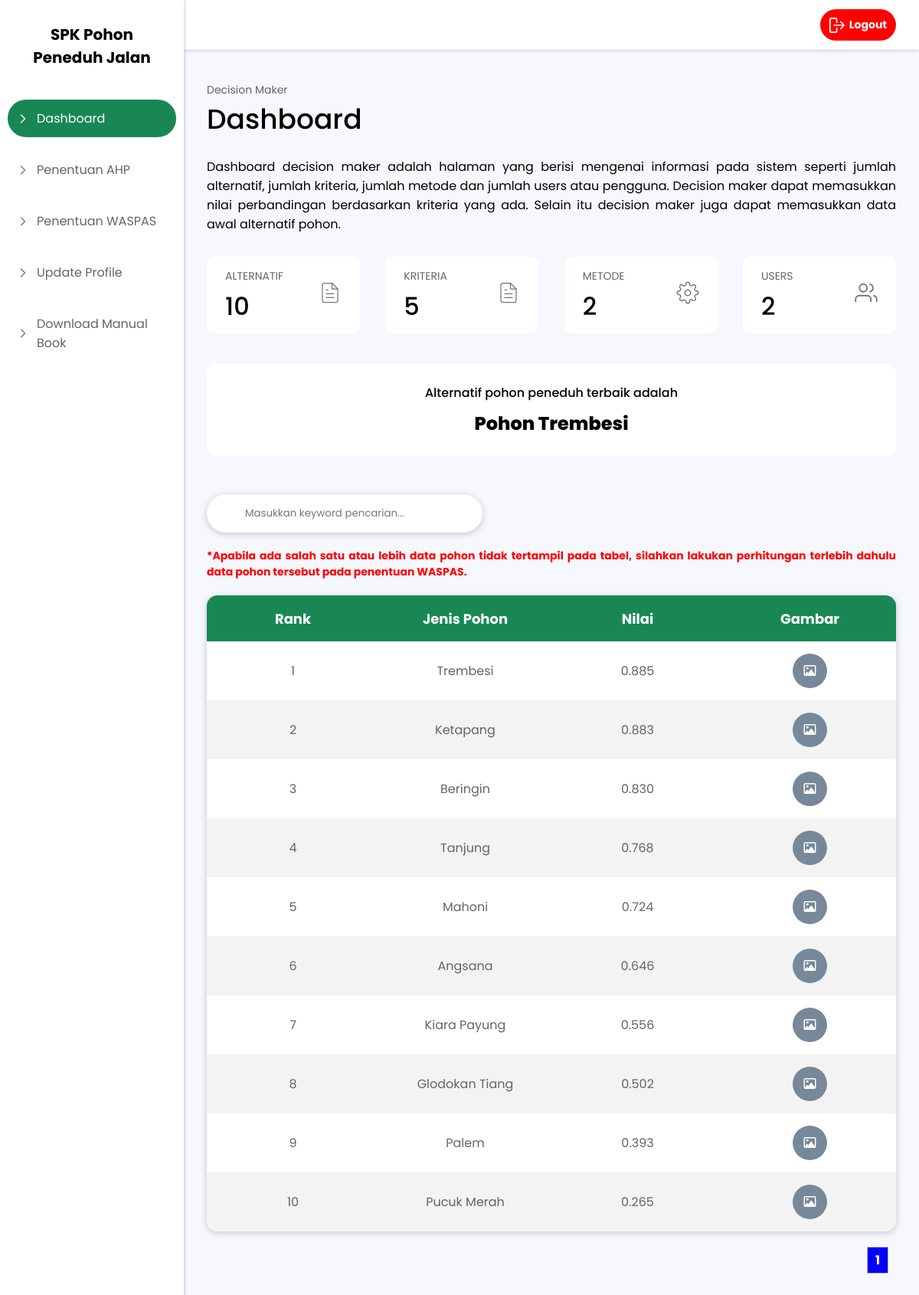
/php/decisionmaker/index.php (signed in), run on the app's committed database.
### tables this page shows
CREATE TABLE `pohon` (
  `id_pohon` int(11) NOT NULL,
  `jenis_pohon` varchar(255) DEFAULT NULL,
  `nama_latin` varchar(255) DEFAULT NULL,
  `gambar` varchar(255) DEFAULT NULL
);

CREATE TABLE `nilai_preferensi` (
  `id` int(11) NOT NULL,
  `pohon_id` int(11) DEFAULT NULL,
  `nilai` float DEFAULT NULL,
  `peringkat` int(11) DEFAULT NULL
);

### php/config/functions.php (called while the page is built, shortened)
<?php
require 'connection.php';
function query($query)
{
    global $conn;
    $result = mysqli_query($conn, $query);
    $rows = [];
    while ($row = mysqli_fetch_assoc($result)) {
        $rows[] = $row;
    }
    return $rows;
}
function countAlternatif()
{
    $data = query("SELECT COUNT(*) AS totalPohon FROM pohon")[0];
    return $data;
}
function countKriteria()
{
    $data = query("SELECT COUNT(*) AS totalKriteria FROM kriteria")[0];
    return $data;
}
function countUser()
{
    $data = query("SELECT COUNT(*) AS totalUser FROM users")[0];
    return $data;
}

### php/decisionmaker/index.php (the view, shortened to what this page needs)
<?php
require '../config/functions.php';
$jumlahDataPerHalaman = 10;
$jumlahData = count(query("SELECT * FROM nilai_preferensi"));
$jumlahHalaman = ceil($jumlahData / $jumlahDataPerHalaman);
$halamanAktif = (isset($_GET["halaman"])) ? $_GET["halaman"] : 1;
$awalData = ($jumlahDataPerHalaman * $halamanAktif) - $jumlahDataPerHalaman;
$pohon = query("SELECT pohon.jenis_pohon, pohon.gambar, nilai_preferensi.nilai, nilai_preferensi.peringkat FROM pohon, nilai_preferensi WHERE
            nilai_preferensi.pohon_id = pohon.id_pohon AND
            (jenis_pohon LIKE '%$keyword%' OR
            nama_latin LIKE '%$keyword%')
            ORDER BY nilai_preferensi.peringkat ASC
            LIMIT $awalData, $jumlahDataPerHalaman");
?>
<!DOCTYPE html>
<html lang="en">
<head>
    <link rel="stylesheet" href="https://cdnjs.cloudflare.com/ajax/libs/font-awesome/6.0.0/css/all.min.css">
    <link rel=" stylesheet" href="https://unpkg.com/aos@next/dist/aos.css" />
    <link rel="stylesheet" href="../../css/styleUser.css">
</head>
<body>
    <div class="area">
        <div class="sidebar">
            <div class="title">
                <h4>SPK Pohon Peneduh Jalan</h4>
            </div>
            <div class="list">
                <ul>
                    <li><a href="index.php" class="anc active"><img src="../../img/chevron-right.svg" alt="" class="on">Dashboard</a></li>
                    <li><a href="penentuanAHP.php" class="anc"><img src="../../img/chevron-right.svg" alt="" class="icon">Penentuan AHP</a></li>
                    <li><a href="penentuanWASPAS.php" class="anc"><img src="../../img/chevron-right.svg" alt="" class="icon">Penentuan WASPAS</a></li>
                    <li><a href="updateProfile.php" class="anc"><img src="../../img/chevron-right.svg" alt="" class="icon">Update Profile</a></li>
                    <li><a href="../../downloadPDF.php?path=MANUAL_BOOK_SPK_POHON.pdf" class="anc"><img src="../../img/chevron-right.svg" alt="" class="icon">Download Manual Book</a></li>
                </ul>
            </div>
        </div>
        <div class="content">
            <div class="navbar">
                <div class="home">
                    <a href="../logout.php">
                        <button>
                            <img src="../../img/sign-out-alt.svg" alt="">Logout
                        </button>
                    </a>
                </div>
            </div>
            <div class="header">
                <div class="title">
                    <label for="">Decision Maker</label>
                    <h2>Dashboard</h2>
                </div>
            </div>
            <div class="detail">
                <div class="detail-one">
                    <div class="detail-two">
                        <p>
                            Dashboard decision maker adalah halaman yang berisi mengenai informasi pada sistem seperti jumlah alternatif,
                            jumlah kriteria, jumlah metode dan jumlah users atau pengguna.
                            Decision maker dapat memasukkan nilai perbandingan berdasarkan kriteria yang ada. Selain itu
                            decision maker juga dapat memasukkan data awal alternatif pohon.
                        </p>
                    </div>
                    <div class="detail-three">
                        <div class="data alternatif">
                            <div class="title">
                                <label for="">ALTERNATIF</label>
                                <?php $countAlternatif = countAlternatif(); ?>
                                <h4><?= $countAlternatif["totalPohon"]; ?></h4>
                            </div>
                            <div class="logo">
                                <img src="../../img/file-text.svg" alt="">
                            </div>
                        </div>
                        <div class="data kriteria">
                            <div class="title">
                                <label for="">KRITERIA</label>
                                <?php $countKriteria = countKriteria(); ?>
                                <h4><?= $countKriteria["totalKriteria"]; ?></h4>
                            </div>
                            <div class="logo">
                                <img src="../../img/file-text.svg" alt="">
                            </div>
                        </div>
                        <div class="data method">
                            <div class="title">
                                <label for="">METODE</label>
                                <h4>2</h4>
                            </div>
                            <div class="logo">
                                <img src="../../img/settings.svg" alt="">
                            </div>
                        </div>
                        <div class="data user">
                            <div class="title">
                                <label for="">USERS</label>
                                <?php $countUser = countUser(); ?>
                                <h4><?= $countUser["totalUser"]; ?></h4>
                            </div>
                            <div class="logo">
                                <img src="../../img/users.svg" alt="">
                            </div>
                        </div>
                    </div>
                </div>
                <div class="container">
                    <p>Alternatif pohon peneduh terbaik adalah</p>
                    <?php
                    $query = query("SELECT pohon_id FROM nilai_preferensi ORDER BY nilai DESC LIMIT 1")[0];
                    $id_pohon = $query["pohon_id"];
                    $query = query("SELECT jenis_pohon FROM pohon WHERE id_pohon = $id_pohon")[0]
                    ?>
                    <h2>Pohon <?= $query["jenis_pohon"]; ?></h2>
                </div>
                <div class="addArea">
                    <form action="" method="get">
                        <img src="../../img/search.png" alt=""><input type="text" name="search" placeholder="Masukkan keyword pencarian..." id="keyword" autocomplete="off" autofocus>
                    </form>
                </div>
                <div class="note">
                    <p>*Apabila ada salah satu atau lebih data pohon tidak tertampil pada tabel, silahkan lakukan perhitungan terlebih dahulu data pohon tersebut pada penentuan WASPAS.</p>
                </div>
                <div class="tableArea" id="content-table">
                    <table>
                        <tr>
                            <th>Rank</th>
                            <th>Jenis Pohon</th>
                            <th>Nilai</th>
                            <th>Gambar</th>
                        </tr>
                        <?php foreach ($pohon as $row) : ?>
                            <tr>
                                <td class="item"><?= $row["peringkat"]; ?></td>
                                <td class="item"><?= $row["jenis_pohon"]; ?></td>
                                <td class="item"><?= number_format($row["nilai"], 3); ?></td>
                                <td class="item btn">
                                    <a href="#<?= $row["gambar"]; ?>"><button class="detail"><i class="fa-regular fa-image"></i></button></a>
                                </td>
                            </tr>
                        <?php endforeach; ?>
                    </table>
                </div>
                <div class="paginition">
                    <?php for ($i = 1; $i <= $jumlahHalaman; $i++) : ?>
                        <?php if ($i == $halamanAktif) : ?>
                            <a href="?halaman=<?= $i; ?>" class="list active"><?= $i; ?></a>
                        <?php else : ?>
                            <a href="?halaman=<?= $i; ?>" class="list"><?= $i; ?></a>
                        <?php endif; ?>
                    <?php endfor; ?>
                </div>
            </div>
        </div>
    </div>
</body>
</html>

### data on the page
pohon: jenis_pohon "Trembesi"
nilai_preferensi: peringkat "1", pohon.jenis_pohon "Trembesi", nilai "0.885"
nilai_preferensi: peringkat "2", pohon.jenis_pohon "Ketapang", nilai "0.883"
nilai_preferensi: peringkat "3", pohon.jenis_pohon "Beringin", nilai "0.830"
nilai_preferensi: peringkat "4", pohon.jenis_pohon "Tanjung", nilai "0.768"
nilai_preferensi: peringkat "5", pohon.jenis_pohon "Mahoni", nilai "0.724"
nilai_preferensi: peringkat "6", pohon.jenis_pohon "Angsana", nilai "0.646"
nilai_preferensi: peringkat "7", pohon.jenis_pohon "Kiara Payung", nilai "0.556"
nilai_preferensi: peringkat "8", pohon.jenis_pohon "Glodokan Tiang", nilai "0.502"
nilai_preferensi: peringkat "9", pohon.jenis_pohon "Palem", nilai "0.393"
nilai_preferensi: peringkat "10", pohon.jenis_pohon "Pucuk Merah", nilai "0.265"

### other printed values
$countAlternatif["totalPohon"] "10"
$countKriteria["totalKriteria"] "5"
$countUser["totalUser"] "2"
